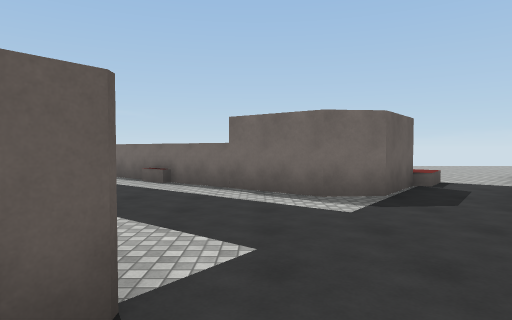
[1] (above)

24 first-person views from a walk through a scene from a Unity 3-D project. The camera is 1.5 m above the floor, tilts 2° down and sees 75° across. The floor is counted in squares, 2 m on a side. Each view is taken from the middle of a square. On the plan, view 1 faces up. The plan holds only what a view shows up to about 11 squares ahead; the rest is blank. The place goes on beyond the plan. The player character is not drawn. Surface patterns are stand-ins for the level's own textures.

[2]
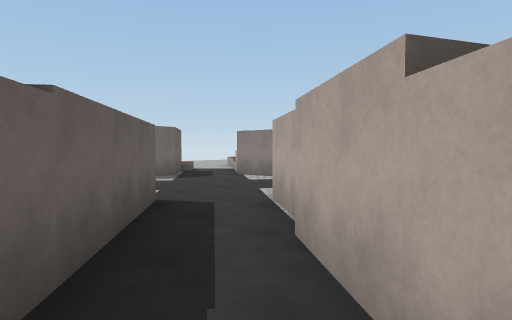

[3]
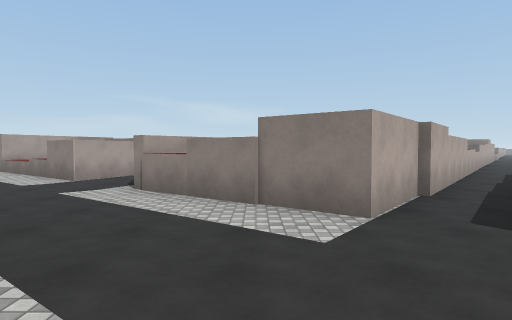

[4]
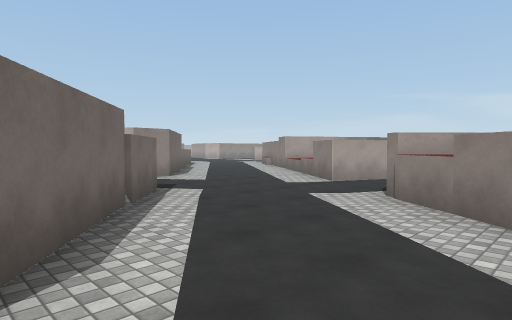

[5]
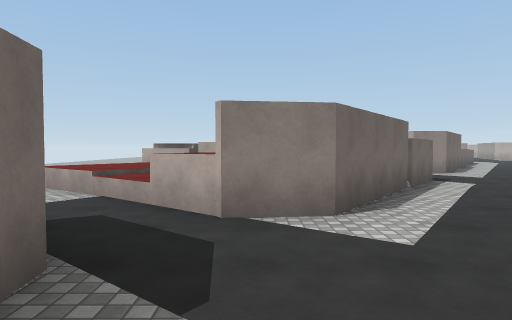

[6]
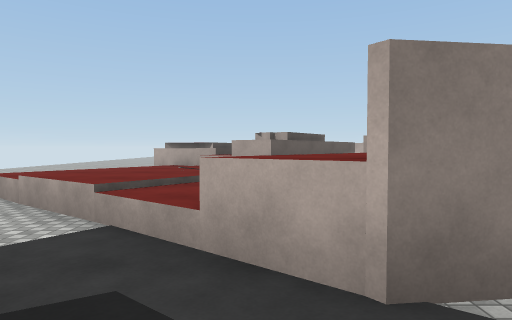

[7]
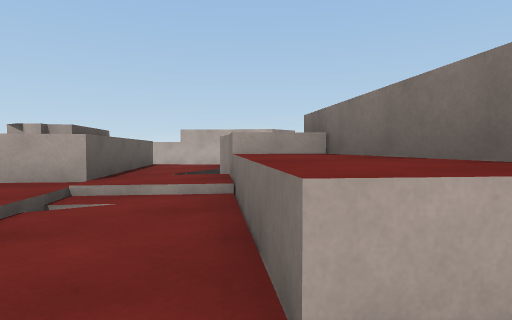

[8]
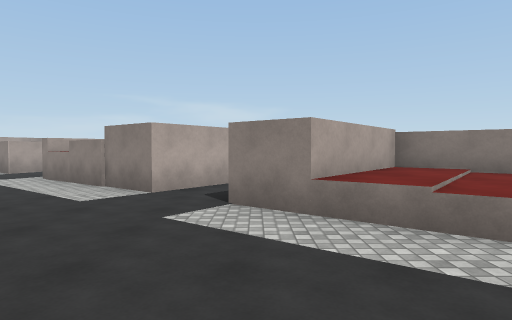

[9]
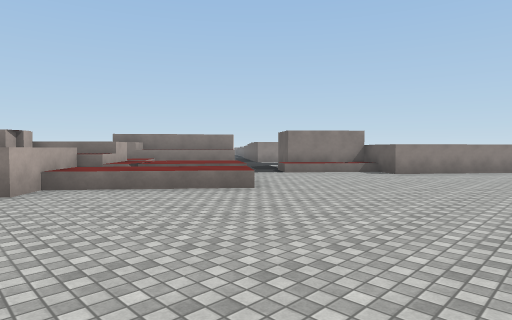

[10]
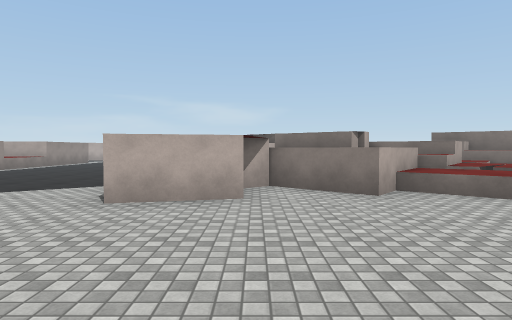

[11]
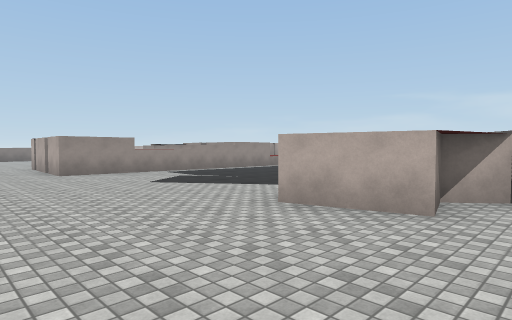

[12]
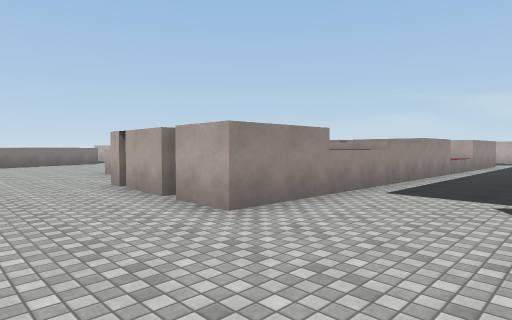

[13]
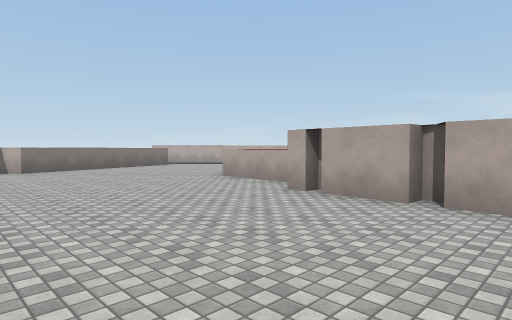

[14]
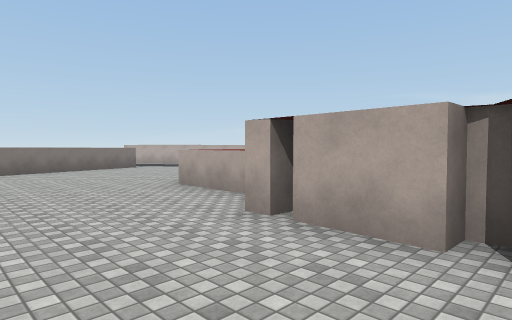

[15]
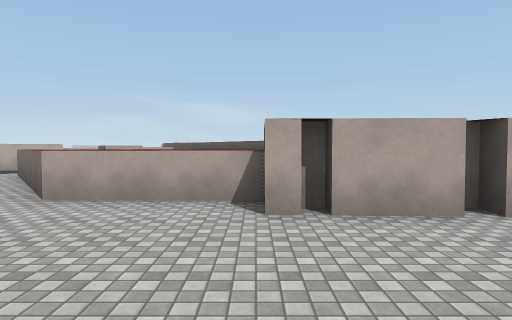

[16]
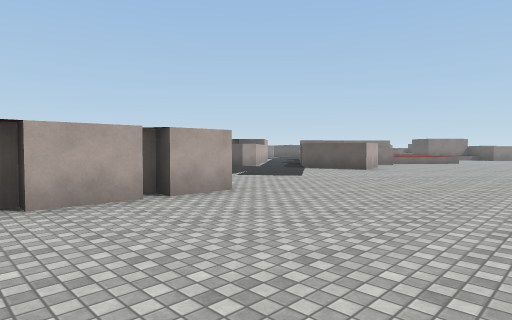

[17]
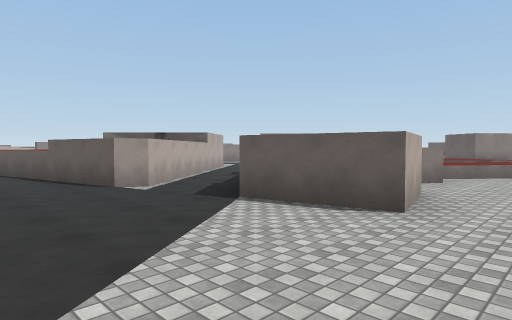

[18]
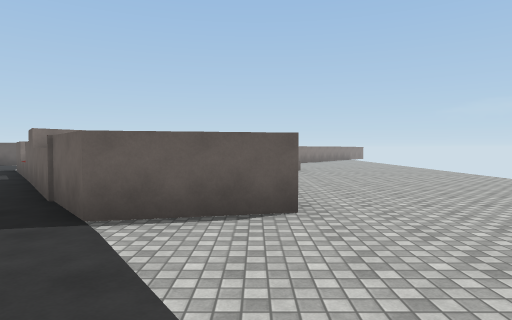

[19]
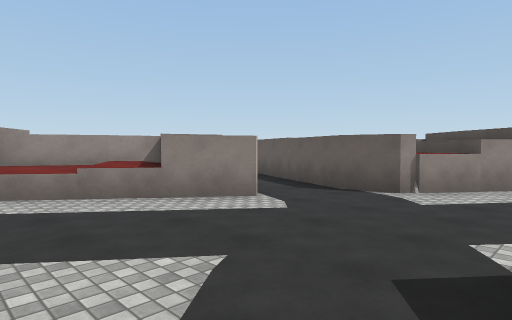

[20]
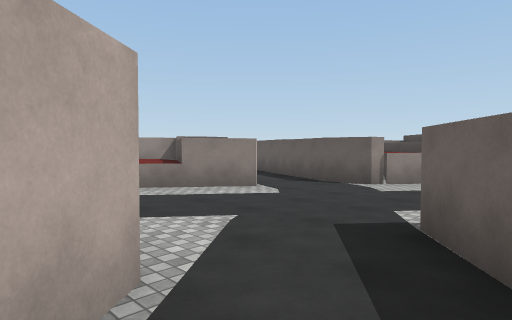

[21]
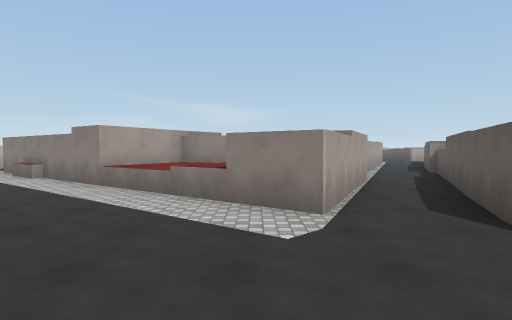

[22]
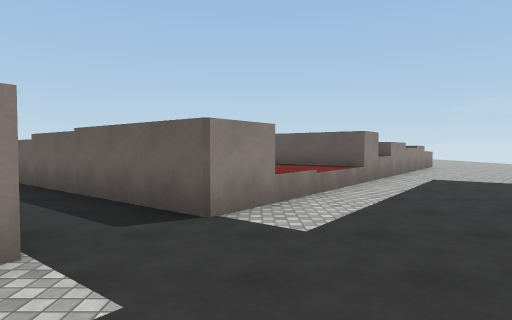

[23]
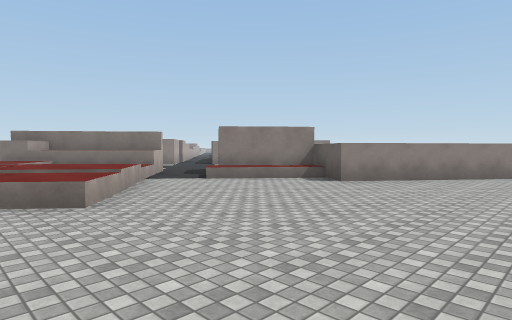

[24]
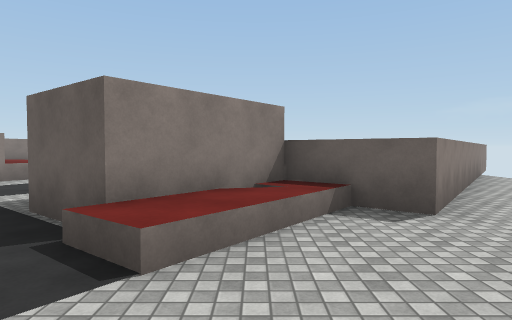

### Floor plan
Key: @ floor where view 1 was taken; # wall or solid block; x gap in a wall; . floor; = window, fence, low wall or low ledge; ^ raised ledge.
Columns run from 4 left of view 1 to 35 right of it. Each row starts with its distance up from view 1.
 14  ^.      ........         .....
 13   ^...............  .................
 12    ^..................................#
 11     ^^................................##
 10      ^#................................#
  9 ^^   ^x....^^.............#####........#
  8 ..^  ##=...^^^...###......#   #^^^.....#
  7 ...#####=.^^^^^#####......^   ^^^^^....
  6 ....###..^^^^^######......^        ^..
  5 ........^^^^^###  ^.......##  ^    ^.
  4 ^.......#^^^^####^........#   ^^    ^.
  3 ^^......##^##=##...##.....#    ^
  2 ^^##.....#####^...###.....#
  1 ^^##.......###.. ## ##. ..^
  0 ###.@#......#..##    ^.  .^
 -1 ##..##^........#     ^   .#
 -2 #..## ^^^......##
 -3 ^.##  ^^#.......#
 -4 =##     #.#.....
 -5 ##     ##.##^...
 -6        #..#^^^...
 -7       ##.##^^^#..
 -8       #..###^^###

Where each view was taken, in squares from view 1:
view 1: 0 up, 0 right, facing up
view 2: 3 down, 3 left, facing up-right
view 3: 4 up, 2 right, facing down
view 4: 3 up, 2 right, facing down-right
view 5: 4 up, 0 right, facing right
view 6: 5 up, 2 right, facing right
view 7: 6 up, 4 right, facing down-right
view 8: 6 up, 1 left, facing down
view 9: 14 up, 12 right, facing down-left
view 10: 13 up, 13 right, facing down
view 11: 12 up, 12 right, facing down-right
view 12: 12 up, 19 right, facing down-right
view 13: 14 up, 22 right, facing down-right
view 14: 12 up, 23 right, facing down-right
view 15: 13 up, 26 right, facing down
view 16: 14 up, 26 right, facing down-left
view 17: 10 up, 19 right, facing down-left
view 18: 8 up, 19 right, facing left
view 19: 0 up, 10 right, facing down-left
view 20: 1 up, 11 right, facing down-left
view 21: 0 up, 7 right, facing down
view 22: 2 up, 3 right, facing left
view 23: 14 up, 9 right, facing down-left
view 24: 8 up, 6 right, facing left
